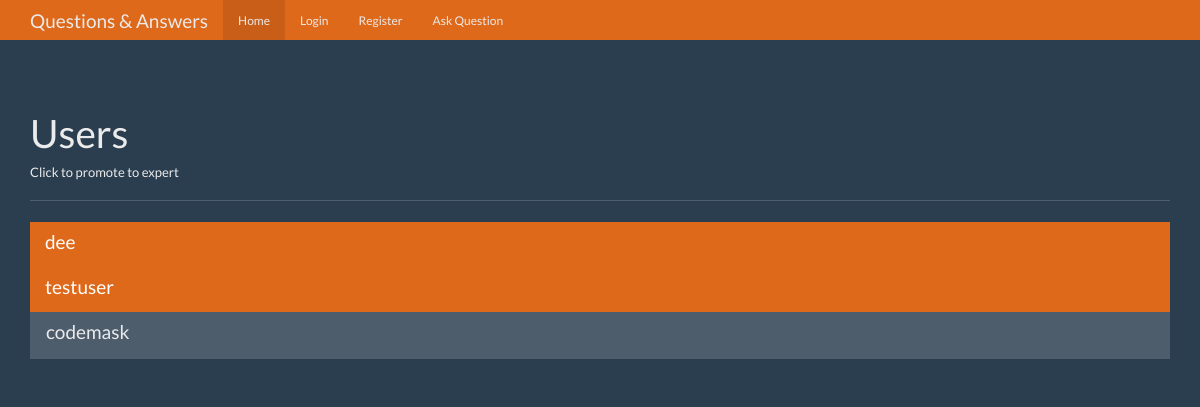
/users, run on an earlier commit of the app's database.
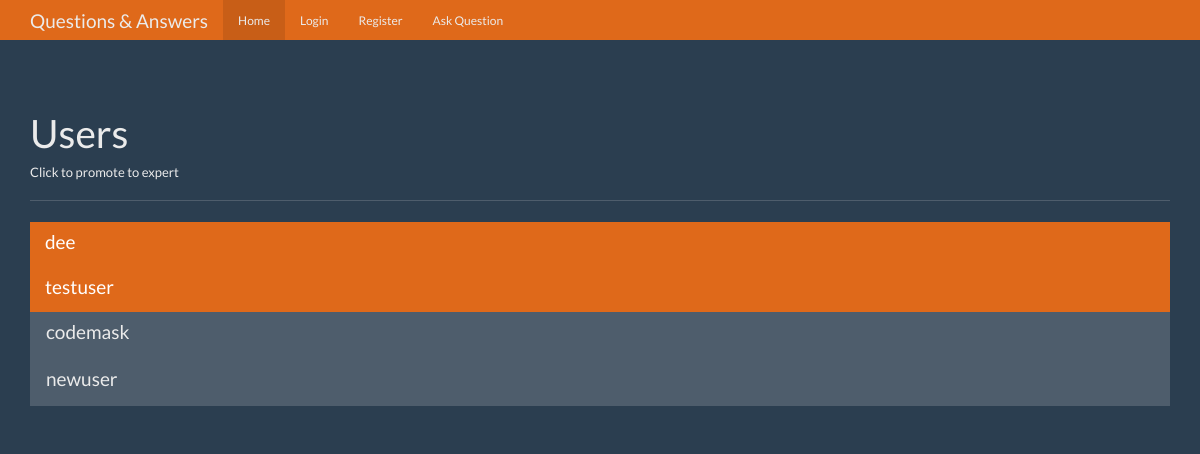
And on a later commit of the database.
### tables this page shows
CREATE TABLE users (
    id integer primary key autoincrement,
    name text not null,
    password text not null,
    expert boolean not null,
    admin boolean not null
);

### app.py (the view)
@app.route('/users')
def users():
    user = get_active_user()
    db = get_db()
    user_cur = db.execute('SELECT * FROM users')
    user_results = user_cur.fetchall()
    return render_template('users.html', user=user, users=user_results)

### app.py (called while the page is built)
def get_active_user():
    active_user = None
    if 'user' in session:
        user = session['user']
        db = get_db()
        user_cur = db.execute('SELECT * FROM users WHERE name = ?', [user])
        active_user = user_cur.fetchone()
    return active_user

### database.py (called while the page is built)
def connect_db():
    sql = sqlite3.connect('/home/codemask/Documents/FlaskProject/question_answer/questions.db')
    sql.row_factory = sqlite3.Row
    return sql

def get_db():
    if not hasattr(g, 'sqlite_db'):
        g.sqlite_db = connect_db()
    return g.sqlite_db

### templates/users.html (shortened to what this page needs)
<!DOCTYPE html>
<html lang="en">
  <head>
    <link href="{{ url_for('static', filename='bootstrap.min.css') }}" rel="stylesheet">
    <link href="{{ url_for('static', filename='theme.css') }}" rel="stylesheet">
  </head>
  <body>
    <nav class="navbar navbar-inverse navbar-fixed-top">
      <div class="container">
        <div class="navbar-header">
          <a class="navbar-brand" href="#">Questions & Answers</a>
        </div>
        <div id="navbar" class="navbar-collapse collapse">
            <ul class="nav navbar-nav">
                <li class="active"><a href="{{ url_for('index') }}">Home</a></li>
                {% if not user %}
                <li><a href="{{ url_for('login') }}">Login</a></li>
                <li><a href="{{ url_for('register') }}">Register</a></li>
                <li><a href="{{ url_for('login') }}">Ask Question</a></li>
                {% endif %}
              </ul>
        </div>
      </div>
    </nav>
    <div class="container theme-showcase" role="main">
      <div class="page-header">
        <h1>Users</h1>
        <h6>Click to promote to expert</h6>
      </div>
      <div class="row">
        <div class="col-lg-12">
          <div class="list-group">
            {% for user in users %}
            <a href="{{ url_for('promote', user_id=user['id']) }}" class="list-group-item {% if user['expert'] == 1 %} active
            {% endif %}">
                <h4 class="list-group-item-heading">{{ user['name'] }}</h4>
            </a>
            {% endfor %}
          </div>
        </div>
      </div>
    </div>
  </body>
</html>

### static/theme.css (style rules this page uses)
body { padding-top: 70px; padding-bottom: 30px; }

What changed in the data, as far as the page shows it:
added users: name "newuser", expert False (drawn)
